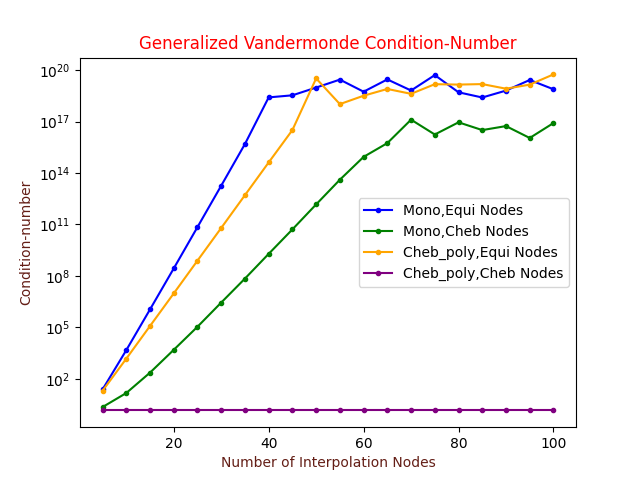

The script that saved this image:
import numpy as np
import numpy.linalg as la
import matplotlib.pyplot as plt
import seaborn as sns
import pandas as pd
pi=np.pi
def equispaced(n):
    return np.linspace(-1, 1, n)
def chebyshev(n):
    X = np.zeros(n)
    for i in range(0, n):
        X[i] = np.cos((2*i + 1)/(2*n) * pi)
    return X
def size(X):
    return X.size
def chebyshev_poly(n, x):
    mul=n * np.arccos(x)
    return np.cos(mul)
def monomial(n, x):
    return x**n
def vandermonde(X, m):
    n = size(X)
    V_m = np.zeros((size(X), m))
    V_c = np.zeros((size(X), m))
    for i in range(size(X)):
        for j in range(m):
            V_m[i, j] = monomial(j, X[i])
            V_c[i, j] = chebyshev_poly(j, X[i])
    return V_m, V_c

values={}
values["mono_equi"]=[]
values["cheb_qui"]=[]
values["mono_cheb"]=[]
values["cheb_cheb"]=[]

keys=[]
d_value=[]
for n in range(5, 101, 5):
    X_equi = equispaced(n)
    X_cheb = chebyshev(n)
 
    mono_equi, cheb_equi = vandermonde(X_equi, n)
    mono_cheb, cheb_cheb = vandermonde(X_cheb, n)
    

    values["mono_equi"].append([n, la.cond(mono_equi)])
    values["cheb_qui"].append([n, la.cond(cheb_equi)])
    values["mono_cheb"].append([n, la.cond(mono_cheb)])
    values["cheb_cheb"].append([n, la.cond(cheb_cheb)])
keys=values.keys()
np_mono_equi = np.asarray(values["mono_equi"])
np_cheb_equi = np.asarray(values["cheb_qui"])
np_mono_cheb = np.asarray(values["mono_cheb"])
np_cheb_cheb = np.asarray(values["cheb_cheb"])
d_value=values.values()


plot0_mono_eqi=np_mono_equi[:, 0]
plot0_cheb_eqi=np_cheb_equi[:, 0]
plot0_mono_cheb=np_mono_cheb[:, 0]
plot0_cheb_cheb=np_cheb_cheb[:, 0]

plot1_mono_eqi=np_mono_equi[:, 1]
plot1_cheb_eqi=np_cheb_equi[:, 1]
plot1_mono_cheb=np_mono_cheb[:, 1]
plot1_cheb_cheb=np_cheb_cheb[:, 1]

plt.semilogy(plot0_mono_eqi, plot1_mono_eqi, label='Mono,Equi Nodes',color='blue',marker='.')
plt.semilogy(plot0_cheb_eqi, plot1_cheb_eqi, label='Mono,Cheb Nodes',color='green',marker='.')
plt.semilogy(plot0_mono_cheb, plot1_mono_cheb, label='Cheb_poly,Equi Nodes',color='orange',marker='.')
plt.semilogy(plot0_cheb_cheb, plot1_cheb_cheb, label='Cheb_poly,Cheb Nodes',color='purple',marker='.')
plt.xlabel("Number of Interpolation Nodes",color="#641E16")
plt.ylabel('Condition-number',color="#641E16")
plt.title("Generalized Vandermonde Condition-Number",color="Red")
plt.xticks(visible = True)
plt.legend(loc='best')
plt.savefig("problem_3.png")
plt.show()
